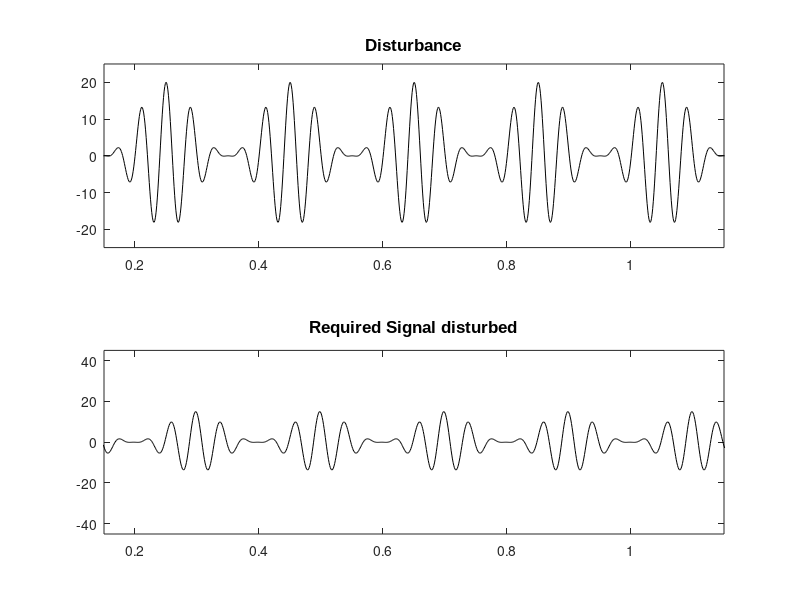
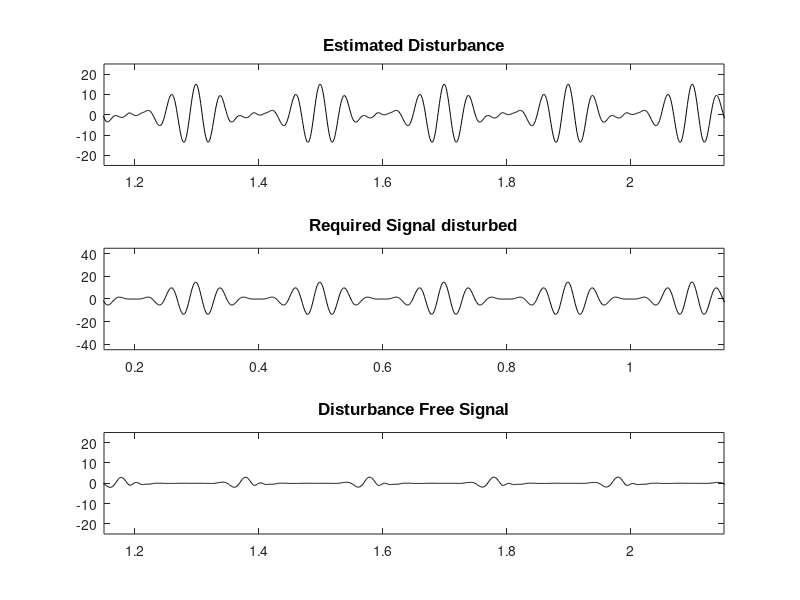
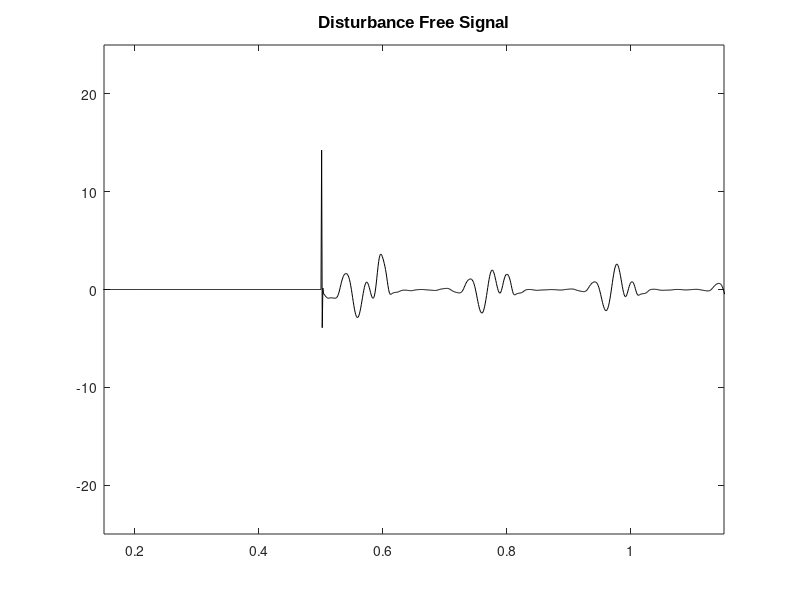
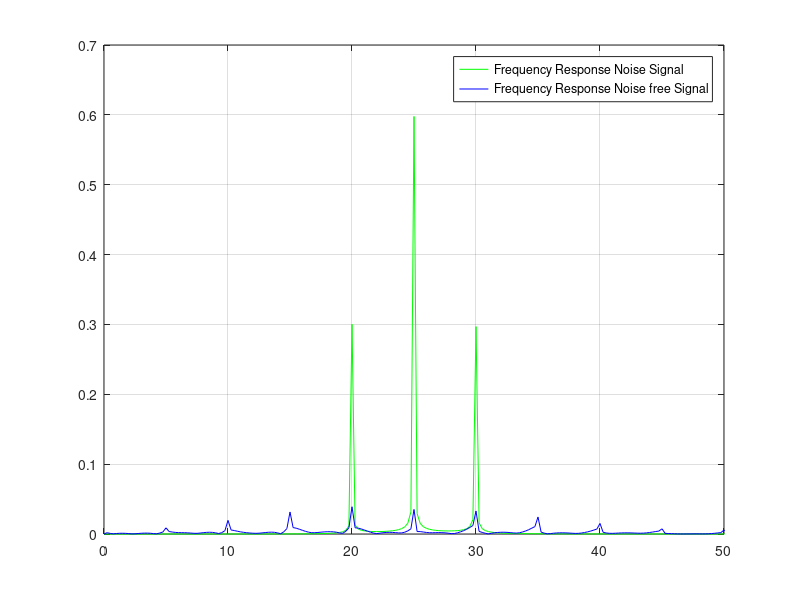

These figures' MATLAB source, in order:
clear all;
pkg load signal

% The sampling frequency in Hz.
Fs = 1000;
% Sampling time
T = 1/Fs;
% Buffer length
M = 4000;
% Create a time base
t = (0:M-1)*T;
% Loudspeaker signal
x = (5*sin((6.28*5*t))+5).*(2*sin(6.28*25*t));
% Loudspeaker signal coupled into Microphone (delayed and damped)
x_d = (5*sin(5*(6.28*t-0.3))+5).*(1.5*sin(25*(6.28*t-0.3)));
% Desired signal
d = x_d;
% Predictor order (FIR filter order + 1)
p = 32
% Initialize Coefficients
b = zeros(p,1);
N  = length(b)-1;
% Signal length
Lx = length(x);
% Init length
x_init = x(1:500);
Lx_init = length(x_init);
% Initial cross correlation of Loudspeaker signal
Rx = xcorr(x_init,'unbiased');
rx0 = Rx(Lx_init);
disp(Rx(Lx_init));
% Initialize output and error
y = zeros(1,Lx);
e = zeros(1,Lx+1);

for k = 1:Lx
    % Update coefficients after Initialization
    if k > Lx_init
      % Update correlation value
      rx1 = rx0 + ((1/Lx_init)*((x(k)*x(k))-rx0));
      % Calculate Step size with a factor of 0.5
      beta = 1/(rx1*(p+1)*2);
      % Take input values based on number of coefficients
      xn  = x(k:-1:k-N)';
      % Update filter coefficients
      b = b + 2*beta*e(k)*xn;
      % Predict the desired signal
      y(k) = x(k:-1:k-N)*b;
      % Calculate the difference between desired and predicted signal
      e(1+k) = d(k) - y(k);
      % Buffer old correlation value
      rx0 = rx1;
    endif
end

e = e(1:Lx);

f = [0:floor((M-1)/2)] / (M*(1/1000));

Yx = fft(hamming(M)'.*x_d');
Yx = Yx/M;
Yx = [Yx(1) 2*Yx(2:floor((M-1)/2)+1)];

Ye = fft(hamming(M)'.*e');
Ye = Ye/M;
Ye = [Ye(1) 2*Ye(2:floor((M-1)/2)+1)];

figure(1)
clf
subplot(2,1,1)
plot(t,x,'k')
ylim([-25 25])
xlim([0.15 1.15])
title('Disturbance','FontName','Arial','FontSize',12)
%grid on
subplot(2,1,2)
plot(t,d,'k')
ylim([-45 45])
xlim([0.15 1.15])
title('Required Signal disturbed','FontName','Arial','FontSize',12)
%grid on

figure(2)
clf
subplot(3,1,1)
plot(t,y,'k')
ylim([-25 25])
xlim([1.15 2.15])
title('Estimated Disturbance','FontName','Arial','FontSize',12)
%grid on
subplot(3,1,2)
plot(t,d,'k')
ylim([-45 45])
xlim([0.15 1.15])
title('Required Signal disturbed','FontName','Arial','FontSize',12)
%grid on
subplot(3,1,3)
plot(t,e,'k')
ylim([-25 25])
xlim([1.15 2.15])
title('Disturbance Free Signal','FontName','Arial', 'FontSize',12)
%grid on

figure(3)
clf
subplot(1,1,1)
plot(t,e,'k')
ylim([-25 25])
xlim([0.15 1.15])
title('Disturbance Free Signal','FontName','Arial', 'FontSize',12)
%grid on

figure(4)
clf
%subplot(2,1,1)
plot(f,abs(Yx),'g')
hold on
plot(f,abs(Ye),'b')
xlim([0 50])
legend('Frequency Response Noise Signal', 'Frequency Response Noise free Signal')
grid on
%{
title('Frequency Response of Disturbance','FontName','Arial', 'FontSize',12)
grid on
subplot(2,1,2)
plot(f,abs(Ye),'g')
ylim([0 0.2])
xlim([0 50])
title('Frequency Response of Disturbance Free Signal','FontName','Arial', 'FontSize',12)
grid on
%}

figure(5)
clf
subplot(2,1,1)
plot(t,x,'k')
ylim([-25 25])
xlim([0.15 1.15])
title('Disturbance','FontName','Arial','FontSize',12)
%grid on
subplot(2,1,2)
plot(t,x_d,'k')
ylim([-25 25])
xlim([0.15 1.15])
title('Disturbance echo','FontName','Arial','FontSize',12)
%grid on
